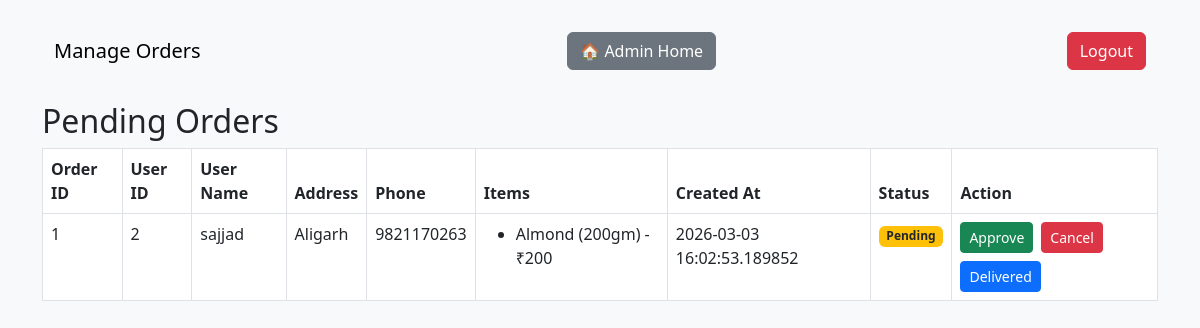
Before: /admin/orders with the older database file.
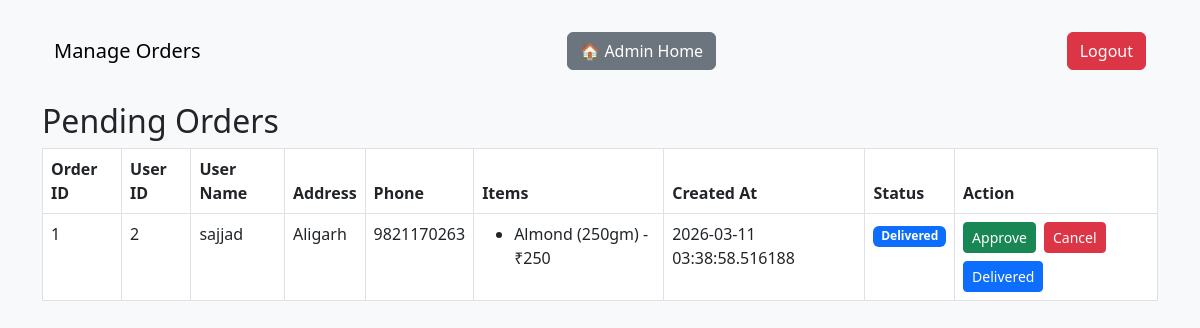
After: the same page with the newer database file.
### models.py (models this page shows, shortened)
class Order(db.Model):
    __tablename__ = "orders"
    id = db.Column(db.Integer, primary_key=True)
    user_id = db.Column(db.Integer, nullable=False)
    user_name = db.Column(db.String(100), nullable=False)
    user_address = db.Column(db.String(200), nullable=False)
    phone_number = db.Column(db.String(20), nullable=False)
    items = db.Column(db.JSON, nullable=False) # store cart items as JSON
    status = db.Column(db.String(20), default="Pending") # Pending, Approved, Cancelled
    created_at = db.Column(db.DateTime, default=datetime.utcnow)

### admin_routes.py (the view)
@admin_bp.route("/orders")
def orders():
    all_orders = Order.query.order_by(Order.created_at.desc()).all()
    return render_template("admin_orders.html", orders=all_orders)

### app.py (called while the page is built)
@app.context_processor
def inject_cart():
    return inject_cart_count()

@app.context_processor
def inject_current_year():
    return { 'current_year': datetime.now().year}

### utils.py (called while the page is built)
def inject_cart_count():
    user_id = session.get("user_id")
    cart_key = f"cart_{user_id}" if user_id else "cart"
    cart = session.get(cart_key, [])
    return dict(cart_count=len(cart))

### templates/admin_orders.html (shortened to what this page needs)
<!DOCTYPE html>
<html lang="en">
<head>
  <link href="https://cdn.jsdelivr.net/npm/bootstrap@5.3.0/dist/css/bootstrap.min.css" rel="stylesheet">
</head>
<body class="bg-light">
<div class="container mt-4">
  <nav class="navbar navbar-light bg-light mb-4">
    <div class="container-fluid">
          <span class="navbar-brand mb-0 h1">Manage Orders</span>
          <a href="{{ url_for('admin_bp.home') }}" class="btn btn-secondary">🏠 Admin Home</a>
          <a href="{{ url_for('admin_bp.logout') }}" class="btn btn-danger">Logout</a>
    </div>
  </nav>
  <h2>Pending Orders</h2>
  {% if orders %}
    <table class="table table-bordered">
      <thead>
        <tr>
          <th>Order ID</th>
          <th>User ID</th>
          <th>User Name</th>
          <th>Address</th>
          <th>Phone</th>
          <th>Items</th>
          <th>Created At</th>
          <th>Status</th>
          <th>Action</th>
        </tr>
      </thead>
      <tbody>
        {% for order in orders %}
        <tr>
          <td>{{ order.id }}</td>
          <td>{{ order.user_id }}</td>
          <td>{{ order.user_name }}</td>
          <td>{{ order.user_address }}</td>
          <td>{{ order.phone_number }}</td>
          <td>
            <ul>
              {% for item in order.items %}
                <li>{{ item.item }} ({{ item.weight }}) - ₹{{ item.price }}</li>
              {% endfor %}
            </ul>
          </td>
          <td>{{ order.created_at }}</td>
          <td>
            {% if order.status == "Pending" %}
              <span class="badge bg-warning text-dark">Pending</span>
            {% elif order.status == "Approved" %}
              <span class="badge bg-success">Approved</span>
            {% elif order.status == "Cancelled" %}
              <span class="badge bg-danger">Cancelled</span>
            {% elif order.status == "Delivered" %}
              <span class="badge bg-primary">Delivered</span>
            {% endif %}
          </td>
          <td>
            <div class="d-flex flex-wrap gap-2">
              <form method="POST" action="{{ url_for('admin_bp.approve_order', order_id=order.id) }}" style="display:inline;">
                <button type="submit" class="btn btn-success btn-sm">Approve</button>
              </form>
              <form method="POST" action="{{ url_for('admin_bp.cancel_order', order_id=order.id) }}" style="display:inline;">
                <button type="submit" class="btn btn-danger btn-sm">Cancel</button>
              </form>
              <form method="POST" action="{{ url_for('admin_bp.deliver_order', order_id=order.id) }}" style="display:inline;">
                <button type="submit" class="btn btn-primary btn-sm">Delivered</button>
              </form>
            </div>
          </td>
        </tr>
        {% endfor %}
      </tbody>
    </table>
  {% else %}
    <p>No pending orders.</p>
  {% endif %}
</div>
</body>
</html>

Changed rows visible on the page:
changed Order "sajjad": created_at "2026-03-03 16:02:53.189852" → "2026-03-11 03:38:58.516188"; status "Pending" → "Delivered"
Other visible differences:
new list line: "Almond ( 250gm ) - ₹ 250"
list line gone: "Almond ( 200gm ) - ₹ 200"
